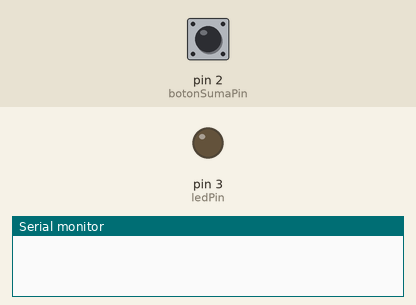
Simulated run of this sketch. Board: Arduino Uno, built with avr-gcc and run on an emulated ATmega328P. Parts: output pins drawn as LEDs (lit = HIGH), the last lines printed to the serial monitor. The inputs (shaded band) are chosen by the test bench; at power-on: pin 2 (botonSumaPin) LOW.

Above: at 16.4 s.
16.5 s: pin 2 (botonSumaPin) pulled HIGH for 1 s
At 16.93 s:
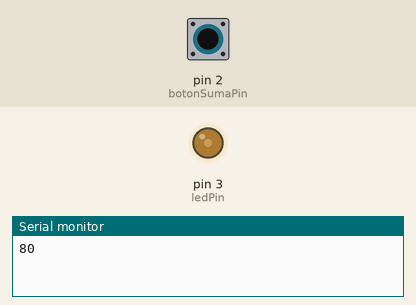
19.0 s: pin 2 (botonSumaPin) pulled HIGH for 0.35 s
At 19.6 s:
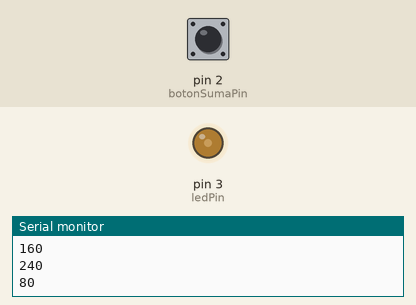
20.8 s: pin 2 (botonSumaPin) pulled HIGH for 3.2 s
At 21.14 s:
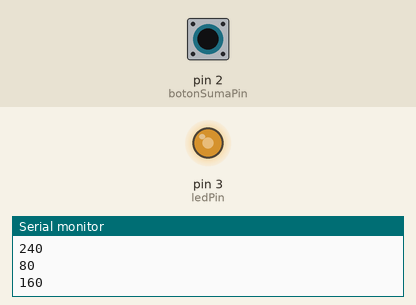
Timing chart, 0 to 25.5 s (numbered marks = the images above; inputs shaded):
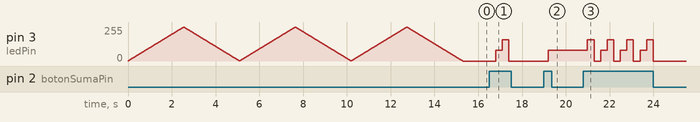

The sketch:

espejo_touch_MARK-0002.ino
```cpp
// Puertos
const int botonSumaPin = 2;    //boton que sumara 5 al ciclo de trabajo
//const int botonRestaPin = 6;   //boton que restara 5 al ciclo de trabajo
const int ledPin = 3;             //Puerto con salida PWM

// Variables
int botonSumaValue;           //Variable para el boton de suma
//int botonRestaValue;          //Variable para el boton de resta
int cicloTrabajo;             //Variable para el ciclo de trabajo del led
int i;
//inicialización
void setup(){
  Serial.begin (9600);
  pinMode(ledPin, OUTPUT);
  pinMode(botonSumaPin, INPUT);


  for  (i=1;i<255; i++){

  analogWrite(ledPin,i);
  delay(10);
    }
  for  (i=255;i>0; i--){
  analogWrite(ledPin,i);
  delay(10);
    }

      for  (i=1;i<255; i++){

  analogWrite(ledPin,i);
  delay(10);
    }
      for  (i=255;i>0; i--){
  analogWrite(ledPin,i);
  delay(10);
    }

      for  (i=1;i<255; i++){

  analogWrite(ledPin,i);
  delay(10);
    }
      for  (i=255;i>0; i--){
  analogWrite(ledPin,i);
  delay(10);
    }
}

void loop (){
  botonSumaValue= digitalRead(botonSumaPin);

  if (botonSumaValue == HIGH && cicloTrabajo <=250){
    cicloTrabajo +=80;
    Serial.println(cicloTrabajo);

     if (cicloTrabajo >=240){				// consulta si BRILLO es mayor o igual a 255
      cicloTrabajo = 0;				      // si es el caso asigna a BRILLO 255
      //botonSumaValue =0;
    }
  }
  analogWrite(ledPin, cicloTrabajo);
  delay(300);
}
```

Measured:
- after the input at 16.5 s, pin 3 (ledPin): 0/255 → 80/255 after 0.29 s, → 160/255 0.30 s later, → 0/255 0.30 s later
- after the input at 19.0 s, pin 3 (ledPin): 0/255 → 80/255 after 0.19 s
- after the input at 20.8 s, pin 3 (ledPin): 80/255 → 160/255 after 0.19 s, then repeats every 0.90 s: 0/255 0.30 s, 80/255 0.30 s, 160/255 0.30 s, until it stays 0/255 from 24.0 s
